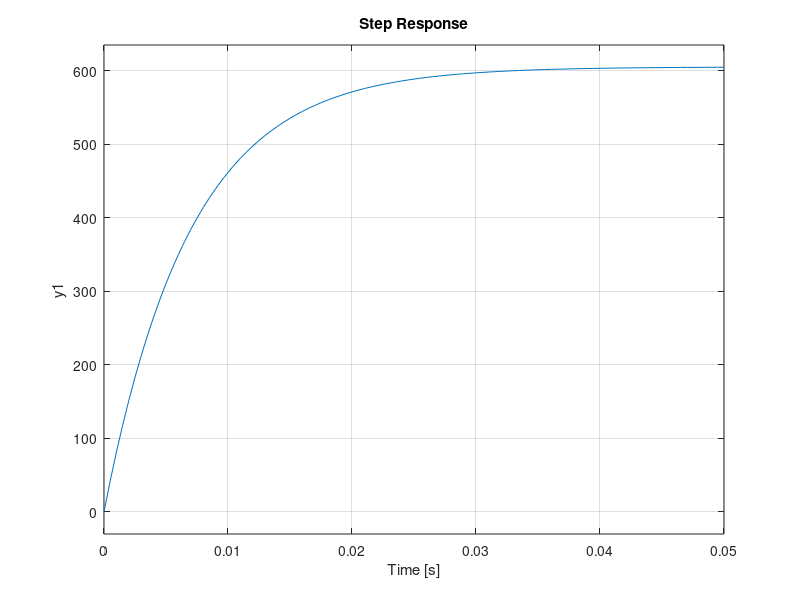

Recreate this plot in MATLAB.
R=11;
L=76.4422e-3;
l=12e-3; %12mm
kt=4*9.81*l; %g/mA * m/s^2 * m 
offset=(pi/4); %45 grados
n=120; %120 rpms, no n120, habrá que cambiarlo

Gs=tf([n*kt/(L*l*cos(offset))],[1 R/L])
step(Gs)